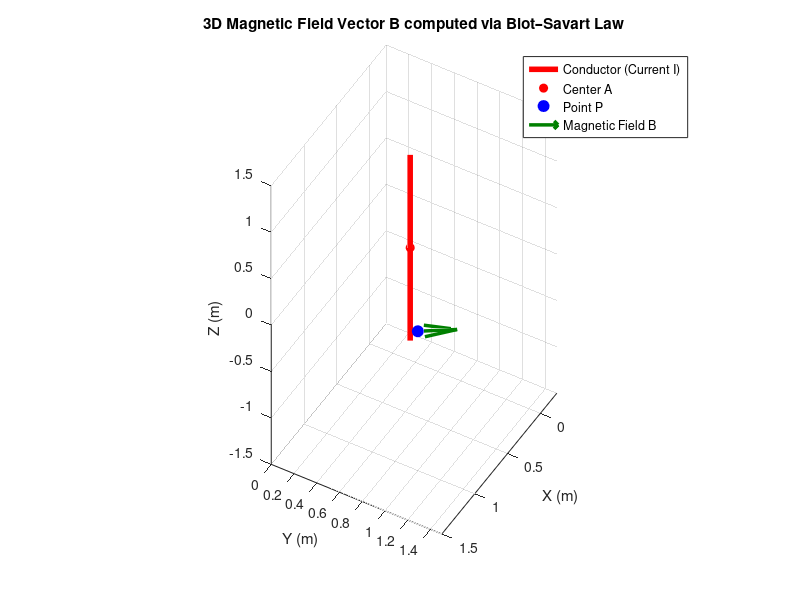

Source code (MATLAB):
% =========================================================================
% BIOT-SAVART LAW: MAGNETIC FIELD OF A FINITE LINEAR CONDUCTOR IN 3D
% =========================================================================

clear; clc; close all;

%% 1. INPUT PARAMETERS
% Physical constants
mu0 = 4*pi*1e-7;          % Magnetic permeability of free space (H/m)

% Conductor parameters
I = 1;                   % Current in Amperes (A)
l = 2.0;                  % Length of conductor (m)
A = [0.25, 0.5, 0];            % Center of conductor [Ax, Ay, Az] (m)

% Observation Point P
P = [1, 1, 0];      % Point P [Px, Py, Pz] (m)

%% 2. NUMERICAL COMPUTATION USING BIOT-SAVART LAW
% Vector from center: segment endpoints along z-axis
z_start = A(3) - l/2;
z_end   = A(3) + l/2;

% Discretize the conductor into N small current elements dL
N = 1000;
z_elem = linspace(z_start, z_end, N);
dz = (z_end - z_start) / (N - 1);

% Differential length vector dL (oriented along +z direction)
dL = [0, 0, dz];          

B_total = [0, 0, 0];      % Initialize magnetic field vector [Bx, By, Bz]

% Integrate dB over the length of the conductor
for k = 1:N
    % Position vector of current element dL_k
    r_elem = [A(1), A(2), z_elem(k)];
    
    % Displacement vector r from element dL to observation point P
    r_vec = P - r_elem;
    r_mag = norm(r_vec);   % Distance |r|
    
    % Differential magnetic field dB using Biot-Savart law:
    % dB = (mu0 * I / (4 * pi)) * (dL x r_vec) / |r|^3
    dB = (mu0 * I / (4 * pi)) * cross(dL, r_vec) / (r_mag^3);
    
    % Sum contribution
    B_total = B_total + dB;
end

% Display computed magnetic field components and magnitude
fprintf('Magnetic Field B at point P:\n');
fprintf('  Bx = %10.3e T\n', B_total(1));
fprintf('  By = %10.3e T\n', B_total(2));
fprintf('  Bz = %10.3e T\n', B_total(3));
fprintf('  |B| = %10.3e T\n', norm(B_total));

%% 3. 3D VECTOR VISUALIZATION
figure('Color', 'w');
hold on; grid on; axis equal;
view(3);                  % 3D view angle

% Plot the conductor line
line([A(1), A(1)], [A(2), A(2)], [z_start, z_end], ...
    'Color', 'r', 'LineWidth', 4, 'DisplayName', 'Conductor (Current I)');

% Mark the midpoint A and observation point P
plot3(A(1), A(2), A(3), 'ro', 'MarkerFaceColor', 'r', 'MarkerSize', 6, 'DisplayName', 'Center A');
plot3(P(1), P(2), P(3), 'bo', 'MarkerFaceColor', 'b', 'MarkerSize', 8, 'DisplayName', 'Point P');

% Normalize B vector for visual scaling in 3D plot
scale_factor = 0.3;      % Scale length of arrow for display
B_dir = (B_total / norm(B_total)) * scale_factor;

% Plot the magnetic field vector arrow at point P using quiver3
quiver3(P(1), P(2), P(3), B_dir(1), B_dir(2), B_dir(3), 0, ...
    'Color', [0 0.5 0], 'LineWidth', 2.5, 'MaxHeadSize', 0.5, ...
    'DisplayName', 'Magnetic Field B');

% Plot current direction arrow along conductor
quiver3(A(1), A(2), z_start, 0, 0, l, 0, ...
    'Color', 'r', 'LineWidth', 1.5, 'LineStyle', '--', 'HandleVisibility', 'off');

% Labels and Title
xlabel('X (m)');
ylabel('Y (m)');
zlabel('Z (m)');
title('3D Magnetic Field Vector B computed via Biot–Savart Law');
legend('Location', 'northeast');

% Adjust axis margins
padding = 0.5;
xlim([min([A(1), P(1)]) - padding, max([A(1), P(1)]) + padding]);
ylim([min([A(2), P(2)]) - padding, max([A(2), P(2)]) + padding]);
zlim([z_start - padding, z_end + padding]);

% Thêm 
view(120,45)
